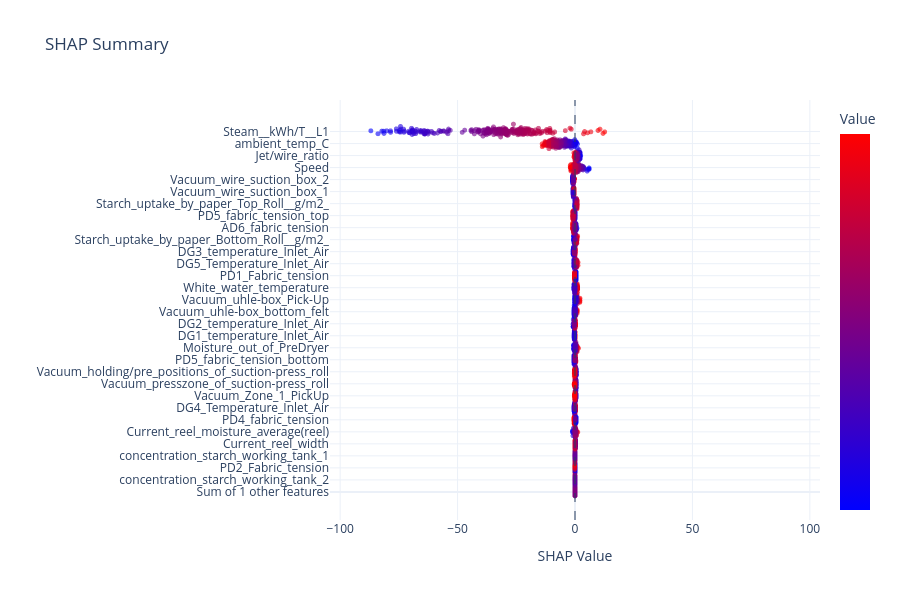

The notebook cell this image was saved under:
### Code cell
fig = plotly_shap_beeswarm(shap_vals, X_explain, feats, max_features=100)
fig.show()

### Figure 1 — Plotly figure (JSON) as saved in the notebook; plotly's stock layout.template omitted (floating-point values rounded to 4 significant figures; data arrays with more than 128 entries replaced by an {"elided": "..."} marker saying what was removed)
{"data": [{"customdata": {"elided": "267 int values"}, "hovertemplate": "<b>Sum of other features</b><br>SHAP: %{x:.3f}<br>Value: %{customdata:.3f}<extra></extra>", "marker": {"color": {"elided": "267 int values"}, "colorbar": {"showticklabels": false, "title": {"text": "Value"}}, "colorscale": [[0, "rgb(0,0,255)"], [1, "rgb(255,0,0)"]], "opacity": 0.6, "showscale": true, "size": 5}, "mode": "markers", "showlegend": false, "type": "scattergl", "x": {"elided": "267 int values"}, "y": {"elided": "267 float values"}}, {"customdata": {"elided": "267 float values"}, "hovertemplate": "<b>concentration_starch_working_tank_2</b><br>SHAP: %{x:.3f}<br>Value: %{customdata:.3f}<extra></extra>", "marker": {"color": {"elided": "267 float values"}, "colorscale": [[0, "rgb(0,0,255)"], [1, "rgb(255,0,0)"]], "opacity": 0.6, "showscale": false, "size": 5}, "mode": "markers", "showlegend": false, "type": "scattergl", "x": {"elided": "267 float values"}, "y": {"elided": "267 float values"}}, {"customdata": {"elided": "267 float values"}, "hovertemplate": "<b>PD2_Fabric_tension</b><br>SHAP: %{x:.3f}<br>Value: %{customdata:.3f}<extra></extra>", "marker": {"color": {"elided": "267 float values"}, "colorscale": [[0, "rgb(0,0,255)"], [1, "rgb(255,0,0)"]], "opacity": 0.6, "showscale": false, "size": 5}, "mode": "markers", "showlegend": false, "type": "scattergl", "x": {"elided": "267 float values"}, "y": {"elided": "267 float values"}}, {"customdata": {"elided": "267 float values"}, "hovertemplate": "<b>concentration_starch_working_tank_1</b><br>SHAP: %{x:.3f}<br>Value: %{customdata:.3f}<extra></extra>", "marker": {"color": {"elided": "267 float values"}, "colorscale": [[0, "rgb(0,0,255)"], [1, "rgb(255,0,0)"]], "opacity": 0.6, "showscale": false, "size": 5}, "mode": "markers", "showlegend": false, "type": "scattergl", "x": {"elided": "267 float values"}, "y": {"elided": "267 float values"}}, {"customdata": {"elided": "267 float values"}, "hovertemplate": "<b>Current_reel_width</b><br>SHAP: %{x:.3f}<br>Value: %{customdata:.3f}<extra></extra>", "marker": {"color": {"elided": "267 float values"}, "colorscale": [[0, "rgb(0,0,255)"], [1, "rgb(255,0,0)"]], "opacity": 0.6, "showscale": false, "size": 5}, "mode": "markers", "showlegend": false, "type": "scattergl", "x": {"elided": "267 float values"}, "y": {"elided": "267 float values"}}, {"customdata": {"elided": "267 float values"}, "hovertemplate": "<b>Current_reel_moisture_average(reel)</b><br>SHAP: %{x:.3f}<br>Value: %{customdata:.3f}<extra></extra>", "marker": {"color": {"elided": "267 float values"}, "colorscale": [[0, "rgb(0,0,255)"], [1, "rgb(255,0,0)"]], "opacity": 0.6, "showscale": false, "size": 5}, "mode": "markers", "showlegend": false, "type": "scattergl", "x": {"elided": "267 float values"}, "y": {"elided": "267 float values"}}, {"customdata": {"elided": "267 float values"}, "hovertemplate": "<b>PD4_fabric_tension</b><br>SHAP: %{x:.3f}<br>Value: %{customdata:.3f}<extra></extra>", "marker": {"color": {"elided": "267 float values"}, "colorscale": [[0, "rgb(0,0,255)"], [1, "rgb(255,0,0)"]], "opacity": 0.6, "showscale": false, "size": 5}, "mode": "markers", "showlegend": false, "type": "scattergl", "x": {"elided": "267 float values"}, "y": {"elided": "267 float values"}}, {"customdata": {"elided": "267 float values"}, "hovertemplate": "<b>DG4_Temperature_Inlet_Air</b><br>SHAP: %{x:.3f}<br>Value: %{customdata:.3f}<extra></extra>", "marker": {"color": {"elided": "267 float values"}, "colorscale": [[0, "rgb(0,0,255)"], [1, "rgb(255,0,0)"]], "opacity": 0.6, "showscale": false, "size": 5}, "mode": "markers", "showlegend": false, "type": "scattergl", "x": {"elided": "267 float values"}, "y": {"elided": "267 float values"}}, {"customdata": {"elided": "267 float values"}, "hovertemplate": "<b>Vacuum_Zone_1_PickUp</b><br>SHAP: %{x:.3f}<br>Value: %{customdata:.3f}<extra></extra>", "marker": {"color": {"elided": "267 float values"}, "colorscale": [[0, "rgb(0,0,255)"], [1, "rgb(255,0,0)"]], "opacity": 0.6, "showscale": false, "size": 5}, "mode": "markers", "showlegend": false, "type": "scattergl", "x": {"elided": "267 float values"}, "y": {"elided": "267 float values"}}, {"customdata": {"elided": "267 float values"}, "hovertemplate": "<b>Vacuum_presszone_of_suction-press_roll</b><br>SHAP: %{x:.3f}<br>Value: %{customdata:.3f}<extra></extra>", "marker": {"color": {"elided": "267 float values"}, "colorscale": [[0, "rgb(0,0,255)"], [1, "rgb(255,0,0)"]], "opacity": 0.6, "showscale": false, "size": 5}, "mode": "markers", "showlegend": false, "type": "scattergl", "x": {"elided": "267 float values"}, "y": {"elided": "267 float values"}}, {"customdata": {"elided": "267 float values"}, "hovertemplate": "<b>Vacuum_holding/pre_positions_of_suction-press_roll</b><br>SHAP: %{x:.3f}<br>Value: %{customdata:.3f}<extra></extra>", "marker": {"color": {"elided": "267 float values"}, "colorscale": [[0, "rgb(0,0,255)"], [1, "rgb(255,0,0)"]], "opacity": 0.6, "showscale": false, "size": 5}, "mode": "markers", "showlegend": false, "type": "scattergl", "x": {"elided": "267 float values"}, "y": {"elided": "267 float values"}}, {"customdata": {"elided": "267 float values"}, "hovertemplate": "<b>PD5_fabric_tension_bottom</b><br>SHAP: %{x:.3f}<br>Value: %{customdata:.3f}<extra></extra>", "marker": {"color": {"elided": "267 float values"}, "colorscale": [[0, "rgb(0,0,255)"], [1, "rgb(255,0,0)"]], "opacity": 0.6, "showscale": false, "size": 5}, "mode": "markers", "showlegend": false, "type": "scattergl", "x": {"elided": "267 float values"}, "y": {"elided": "267 float values"}}, {"customdata": {"elided": "267 float values"}, "hovertemplate": "<b>Moisture_out_of_PreDryer</b><br>SHAP: %{x:.3f}<br>Value: %{customdata:.3f}<extra></extra>", "marker": {"color": {"elided": "267 float values"}, "colorscale": [[0, "rgb(0,0,255)"], [1, "rgb(255,0,0)"]], "opacity": 0.6, "showscale": false, "size": 5}, "mode": "markers", "showlegend": false, "type": "scattergl", "x": {"elided": "267 float values"}, "y": {"elided": "267 float values"}}, {"customdata": {"elided": "267 float values"}, "hovertemplate": "<b>DG1_temperature_Inlet_Air</b><br>SHAP: %{x:.3f}<br>Value: %{customdata:.3f}<extra></extra>", "marker": {"color": {"elided": "267 float values"}, "colorscale": [[0, "rgb(0,0,255)"], [1, "rgb(255,0,0)"]], "opacity": 0.6, "showscale": false, "size": 5}, "mode": "markers", "showlegend": false, "type": "scattergl", "x": {"elided": "267 float values"}, "y": {"elided": "267 float values"}}, {"customdata": {"elided": "267 float values"}, "hovertemplate": "<b>DG2_temperature_Inlet_Air</b><br>SHAP: %{x:.3f}<br>Value: %{customdata:.3f}<extra></extra>", "marker": {"color": {"elided": "267 float values"}, "colorscale": [[0, "rgb(0,0,255)"], [1, "rgb(255,0,0)"]], "opacity": 0.6, "showscale": false, "size": 5}, "mode": "markers", "showlegend": false, "type": "scattergl", "x": {"elided": "267 float values"}, "y": {"elided": "267 float values"}}, {"customdata": {"elided": "267 float values"}, "hovertemplate": "<b>Vacuum_uhle-box_bottom_felt</b><br>SHAP: %{x:.3f}<br>Value: %{customdata:.3f}<extra></extra>", "marker": {"color": {"elided": "267 float values"}, "colorscale": [[0, "rgb(0,0,255)"], [1, "rgb(255,0,0)"]], "opacity": 0.6, "showscale": false, "size": 5}, "mode": "markers", "showlegend": false, "type": "scattergl", "x": {"elided": "267 float values"}, "y": {"elided": "267 float values"}}, {"customdata": {"elided": "267 float values"}, "hovertemplate": "<b>Vacuum_uhle-box_Pick-Up</b><br>SHAP: %{x:.3f}<br>Value: %{customdata:.3f}<extra></extra>", "marker": {"color": {"elided": "267 float values"}, "colorscale": [[0, "rgb(0,0,255)"], [1, "rgb(255,0,0)"]], "opacity": 0.6, "showscale": false, "size": 5}, "mode": "markers", "showlegend": false, "type": "scattergl", "x": {"elided": "267 float values"}, "y": {"elided": "267 float values"}}, {"customdata": {"elided": "267 float values"}, "hovertemplate": "<b>White_water_temperature</b><br>SHAP: %{x:.3f}<br>Value: %{customdata:.3f}<extra></extra>", "marker": {"color": {"elided": "267 float values"}, "colorscale": [[0, "rgb(0,0,255)"], [1, "rgb(255,0,0)"]], "opacity": 0.6, "showscale": false, "size": 5}, "mode": "markers", "showlegend": false, "type": "scattergl", "x": {"elided": "267 float values"}, "y": {"elided": "267 float values"}}, {"customdata": {"elided": "267 float values"}, "hovertemplate": "<b>PD1_Fabric_tension</b><br>SHAP: %{x:.3f}<br>Value: %{customdata:.3f}<extra></extra>", "marker": {"color": {"elided": "267 float values"}, "colorscale": [[0, "rgb(0,0,255)"], [1, "rgb(255,0,0)"]], "opacity": 0.6, "showscale": false, "size": 5}, "mode": "markers", "showlegend": false, "type": "scattergl", "x": {"elided": "267 float values"}, "y": {"elided": "267 float values"}}, {"customdata": {"elided": "267 float values"}, "hovertemplate": "<b>DG5_Temperature_Inlet_Air</b><br>SHAP: %{x:.3f}<br>Value: %{customdata:.3f}<extra></extra>", "marker": {"color": {"elided": "267 float values"}, "colorscale": [[0, "rgb(0,0,255)"], [1, "rgb(255,0,0)"]], "opacity": 0.6, "showscale": false, "size": 5}, "mode": "markers", "showlegend": false, "type": "scattergl", "x": {"elided": "267 float values"}, "y": {"elided": "267 float values"}}, {"customdata": {"elided": "267 float values"}, "hovertemplate": "<b>DG3_temperature_Inlet_Air</b><br>SHAP: %{x:.3f}<br>Value: %{customdata:.3f}<extra></extra>", "marker": {"color": {"elided": "267 float values"}, "colorscale": [[0, "rgb(0,0,255)"], [1, "rgb(255,0,0)"]], "opacity": 0.6, "showscale": false, "size": 5}, "mode": "markers", "showlegend": false, "type": "scattergl", "x": {"elided": "267 float values"}, "y": {"elided": "267 float values"}}, {"customdata": {"elided": "267 float values"}, "hovertemplate": "<b>Starch_uptake_by_paper_Bottom_Roll__g/m2_</b><br>SHAP: %{x:.3f}<br>Value: %{customdata:.3f}<extra></extra>", "marker": {"color": {"elided": "267 float values"}, "colorscale": [[0, "rgb(0,0,255)"], [1, "rgb(255,0,0)"]], "opacity": 0.6, "showscale": false, "size": 5}, "mode": "markers", "showlegend": false, "type": "scattergl", "x": {"elided": "267 float values"}, "y": {"elided": "267 float values"}}, {"customdata": {"elided": "267 float values"}, "hovertemplate": "<b>AD6_fabric_tension</b><br>SHAP: %{x:.3f}<br>Value: %{customdata:.3f}<extra></extra>", "marker": {"color": {"elided": "267 float values"}, "colorscale": [[0, "rgb(0,0,255)"], [1, "rgb(255,0,0)"]], "opacity": 0.6, "showscale": false, "size": 5}, "mode": "markers", "showlegend": false, "type": "scattergl", "x": {"elided": "267 float values"}, "y": {"elided": "267 float values"}}, {"customdata": {"elided": "267 float values"}, "hovertemplate": "<b>PD5_fabric_tension_top</b><br>SHAP: %{x:.3f}<br>Value: %{customdata:.3f}<extra></extra>", "marker": {"color": {"elided": "267 float values"}, "colorscale": [[0, "rgb(0,0,255)"], [1, "rgb(255,0,0)"]], "opacity": 0.6, "showscale": false, "size": 5}, "mode": "markers", "showlegend": false, "type": "scattergl", "x": {"elided": "267 float values"}, "y": {"elided": "267 float values"}}, {"customdata": {"elided": "267 float values"}, "hovertemplate": "<b>Starch_uptake_by_paper_Top_Roll__g/m2_</b><br>SHAP: %{x:.3f}<br>Value: %{customdata:.3f}<extra></extra>", "marker": {"color": {"elided": "267 float values"}, "colorscale": [[0, "rgb(0,0,255)"], [1, "rgb(255,0,0)"]], "opacity": 0.6, "showscale": false, "size": 5}, "mode": "markers", "showlegend": false, "type": "scattergl", "x": {"elided": "267 float values"}, "y": {"elided": "267 float values"}}, {"customdata": {"elided": "267 float values"}, "hovertemplate": "<b>Vacuum_wire_suction_box_1</b><br>SHAP: %{x:.3f}<br>Value: %{customdata:.3f}<extra></extra>", "marker": {"color": {"elided": "267 float values"}, "colorscale": [[0, "rgb(0,0,255)"], [1, "rgb(255,0,0)"]], "opacity": 0.6, "showscale": false, "size": 5}, "mode": "markers", "showlegend": false, "type": "scattergl", "x": {"elided": "267 float values"}, "y": {"elided": "267 float values"}}, {"customdata": {"elided": "267 float values"}, "hovertemplate": "<b>Vacuum_wire_suction_box_2</b><br>SHAP: %{x:.3f}<br>Value: %{customdata:.3f}<extra></extra>", "marker": {"color": {"elided": "267 float values"}, "colorscale": [[0, "rgb(0,0,255)"], [1, "rgb(255,0,0)"]], "opacity": 0.6, "showscale": false, "size": 5}, "mode": "markers", "showlegend": false, "type": "scattergl", "x": {"elided": "267 float values"}, "y": {"elided": "267 float values"}}, {"customdata": {"elided": "267 float values"}, "hovertemplate": "<b>Speed</b><br>SHAP: %{x:.3f}<br>Value: %{customdata:.3f}<extra></extra>", "marker": {"color": {"elided": "267 float values"}, "colorscale": [[0, "rgb(0,0,255)"], [1, "rgb(255,0,0)"]], "opacity": 0.6, "showscale": false, "size": 5}, "mode": "markers", "showlegend": false, "type": "scattergl", "x": {"elided": "267 float values"}, "y": {"elided": "267 float values"}}, {"customdata": {"elided": "267 float values"}, "hovertemplate": "<b>Jet/wire_ratio</b><br>SHAP: %{x:.3f}<br>Value: %{customdata:.3f}<extra></extra>", "marker": {"color": {"elided": "267 float values"}, "colorscale": [[0, "rgb(0,0,255)"], [1, "rgb(255,0,0)"]], "opacity": 0.6, "showscale": false, "size": 5}, "mode": "markers", "showlegend": false, "type": "scattergl", "x": {"elided": "267 float values"}, "y": {"elided": "267 float values"}}, {"customdata": {"elided": "267 float values"}, "hovertemplate": "<b>ambient_temp_C</b><br>SHAP: %{x:.3f}<br>Value: %{customdata:.3f}<extra></extra>", "marker": {"color": {"elided": "267 float values"}, "colorscale": [[0, "rgb(0,0,255)"], [1, "rgb(255,0,0)"]], "opacity": 0.6, "showscale": false, "size": 5}, "mode": "markers", "showlegend": false, "type": "scattergl", "x": {"elided": "267 float values"}, "y": {"elided": "267 float values"}}, {"customdata": {"elided": "267 float values"}, "hovertemplate": "<b>Steam__kWh/T__L1</b><br>SHAP: %{x:.3f}<br>Value: %{customdata:.3f}<extra></extra>", "marker": {"color": {"elided": "267 float values"}, "colorscale": [[0, "rgb(0,0,255)"], [1, "rgb(255,0,0)"]], "opacity": 0.6, "showscale": false, "size": 5}, "mode": "markers", "showlegend": false, "type": "scattergl", "x": {"elided": "267 float values"}, "y": {"elided": "267 float values"}}], "layout": {"height": 600, "hovermode": "closest", "shapes": [{"line": {"dash": "dash", "width": 1}, "type": "line", "x0": 0, "x1": 0, "xref": "x", "y0": 0, "y1": 1, "yref": "y domain"}], "title": {"text": "SHAP Summary"}, "xaxis": {"range": [-104.3, 104.3], "title": {"text": "SHAP Value"}}, "yaxis": {"ticktext": ["Sum of 1 other features", "concentration_starch_working_tank_2", "PD2_Fabric_tension", "concentration_starch_working_tank_1", "Current_reel_width", "Current_reel_moisture_average(reel)", "PD4_fabric_tension", "DG4_Temperature_Inlet_Air", "Vacuum_Zone_1_PickUp", "Vacuum_presszone_of_suction-press_roll", "Vacuum_holding/pre_positions_of_suction-press_roll", "PD5_fabric_tension_bottom", "Moisture_out_of_PreDryer", "DG1_temperature_Inlet_Air", "DG2_temperature_Inlet_Air", "Vacuum_uhle-box_bottom_felt", "Vacuum_uhle-box_Pick-Up", "White_water_temperature", "PD1_Fabric_tension", "DG5_Temperature_Inlet_Air", "DG3_temperature_Inlet_Air", "Starch_uptake_by_paper_Bottom_Roll__g/m2_", "AD6_fabric_tension", "PD5_fabric_tension_top", "Starch_uptake_by_paper_Top_Roll__g/m2_", "Vacuum_wire_suction_box_1", "Vacuum_wire_suction_box_2", "Speed", "Jet/wire_ratio", "ambient_temp_C", "Steam__kWh/T__L1"], "tickvals": [0, 1.3, 2.6, 3.9, 5.2, 6.5, 7.8, 9.1, 10.4, 11.7, 13, 14.3, 15.6, 16.9, 18.2, 19.5, 20.8, 22.1, 23.4, 24.7, 26, 27.3, 28.6, 29.9, 31.2, 32.5, 33.8, 35.1, 36.4, 37.7, 39], "title": {"text": ""}}}}
